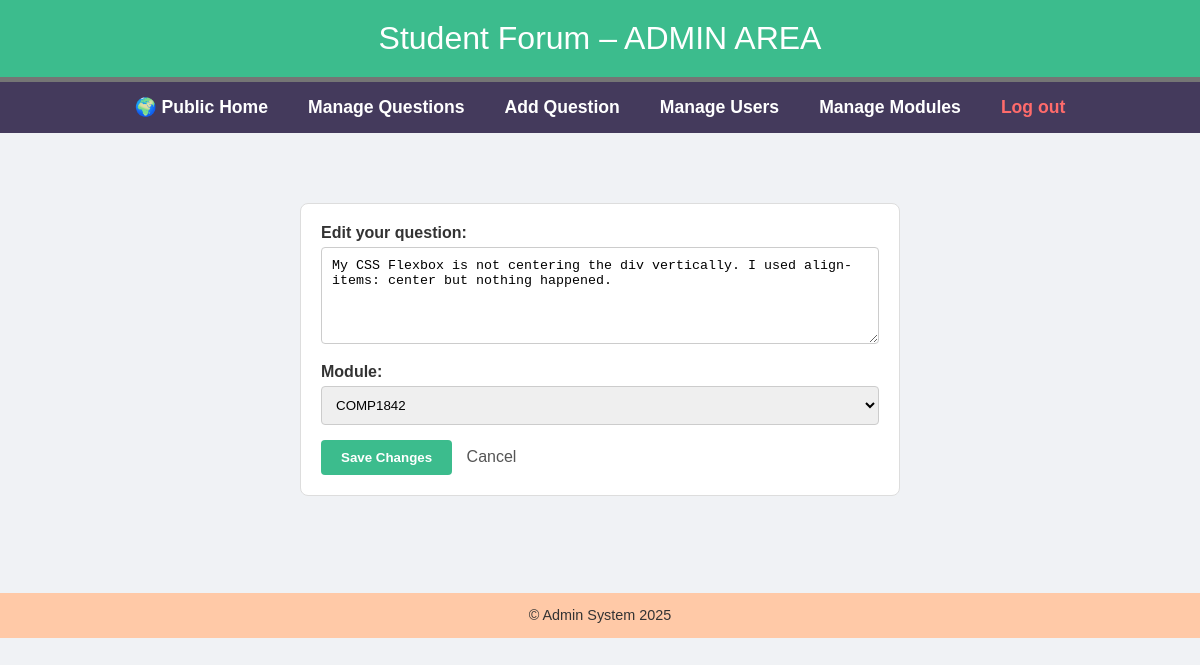
The page /admin/editquestion.php?id=13 (signed in) on the database its author committed.
### tables this page shows
CREATE TABLE `question` (
  `id` int(11) NOT NULL,
  `userid` int(11) NOT NULL,
  `text` text NOT NULL,
  `date` date NOT NULL,
  `module` int(11) DEFAULT NULL,
  `img` varchar(250) NOT NULL
);

CREATE TABLE `module` (
  `id` int(11) NOT NULL,
  `module_name` varchar(11) NOT NULL,
  `admin_id` int(11) DEFAULT NULL
);

### admin/editquestion.php (called while the page is built, shortened)
<?php
include '../includes/DatabaseConnection.php';
try {
    if (isset($_POST['questionid'])) {
        $sql = 'UPDATE question SET text = :text, module = :module WHERE id = :id';
    } elseif (isset($_GET['id'])) {
        $sql = 'SELECT * FROM question WHERE id = :id';
        $stmt = $pdo->prepare($sql);
        $stmt->bindValue(':id', $_GET['id']);
        $stmt->execute();
        $question = $stmt->fetch();
        $modules = $pdo->query('SELECT * FROM module')->fetchAll();
        include '../templates/editquestion.html.php';
    } else {
        header('Location: questions.php');
        exit();
    }
} catch (Exception $e) {
    $title = 'Error editing question';
    $output = 'Error: ' . $e->getMessage();
}
include '../templates/admin_layout.html.php';
?>

### templates/editquestion.html.php (the view, shortened to what this page needs)
<form action="" method="post" style="max-width: 600px; margin: 20px auto; padding: 20px; background: #fff; border: 1px solid #ddd; border-radius: 8px;">
  <div style="margin-bottom: 15px;">
      <label for="text" style="font-weight: bold; display: block; margin-bottom: 5px;">Edit your question:</label>
      <textarea name="text" id="text" rows="5" style="width: 100%; padding: 10px; border: 1px solid #ccc; border-radius: 4px;"><?= htmlspecialchars($question['text'], ENT_QUOTES, 'UTF-8') ?></textarea>
  </div>
  <div style="margin-bottom: 15px;">
      <label for="module" style="font-weight: bold; display: block; margin-bottom: 5px;">Module:</label>
      <select name="module" id="module" style="width: 100%; padding: 10px; border: 1px solid #ccc; border-radius: 4px;">
        <?php foreach ($modules as $m): ?>
            <option value="<?= $m['id'] ?>"
                <?php
                if ($m['id'] == $question['module']) echo 'selected';
                ?> >
                <?= htmlspecialchars($m['module_name'], ENT_QUOTES, 'UTF-8') ?>
            </option>
        <?php endforeach; ?>
      </select>
  </div>
  <input type="submit" name="submit" value="Save Changes" style="background-color: #3cbc8d; color: white; border: none; padding: 10px 20px; border-radius: 4px; cursor: pointer; font-weight: bold;">
  <a href="questions.php" style="margin-left: 10px; text-decoration: none; color: #555;">Cancel</a>
</form>

### templates/admin_layout.html.php (style rules this page uses)
* { margin: 0; padding: 0; box-sizing: border-box; }
body { font-family: Arial, Helvetica, Sans-serif; background-color: #f0f2f5; color: #333; }

### rows shown on the page
question: text "My CSS Flexbox is not centering the div vertically. I used align-items: center but nothing happened.", module "COMP1842"
